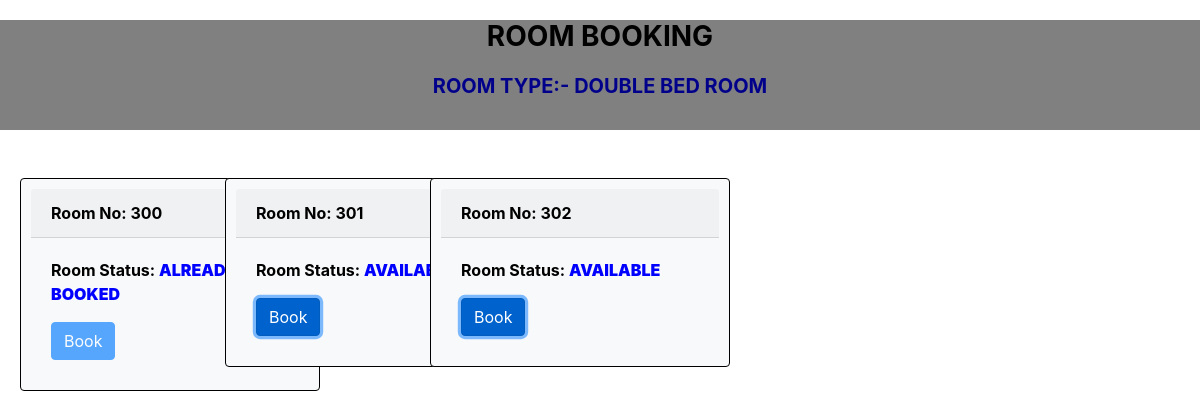
Page /project/doubleroom.php on the committed database.
### tables this page shows
CREATE TABLE `doubleroom` (
  `sno` int(11) NOT NULL,
  `roomno` int(11) NOT NULL,
  `customerid` int(10) NOT NULL,
  `child` int(11) NOT NULL,
  `adult` int(11) NOT NULL,
  `indate` date NOT NULL,
  `outdate` date NOT NULL,
  `status` int(11) NOT NULL,
  `customer_name` varchar(100) NOT NULL,
  `customer_mobile` varchar(100) NOT NULL,
  `customer_address` varchar(250) NOT NULL
);

### project/doubleroom.php (the view, shortened to what this page needs)
<!DOCTYPE html>
<html lang="en">
<head>
    <link rel="stylesheet" href="bootstrap.css">
</head>
<body>
<header class="header" id="header">
<div class="row1">
       	<div class="col-md-12">
       		<center><h3>ROOM BOOKING</h3></center>
               <center><h5>ROOM TYPE:- DOUBLE BED ROOM</h5></center><br>
       	</div>
</div>
<br><br>
<div class="row">
            <?php
                $connection = mysqli_connect("localhost","root","");
                $query = "select * from doubleroom";
                $query_run = mysqli_query($connection,$query);
                while($row = mysqli_fetch_assoc($query_run)){
                    ?>
                 <div class="col-md-2">
                     <div class="card bg-light" style="width: 300px">
                            <div class="card-header">Room No: <?php echo $row["roomno"]?></div>
                            <div class="card-body">
                            <p class="card-text">Room Status:
                            <?php
                                 if($row["status"]==0)
                                 {
                                    echo "<b>AVAILABLE</b>";
                                }
                                else
                                {
                                echo "<b>ALREADY BOOKED</b>";
                                }
                            ?>
                            </p>
                            <a href="book_room.php?rn=
                                <?php
                                    echo $row['roomno'] . "&rt=a";
                                ?>
                                " class="btn btn-primary
                                <?php
                                if($row["status"]==0)
                                {
                                    echo "active";
                                    }
                                    else
                                    {
                                        echo "disabled";
                                    }?>
                                    " role="button" aria-disabled=" <?php
                                    if($row['status']==0)
                                    {echo "false";}
                                    else{echo "true";}
                                    ?>">Book
                            </a>
                        </div>
                    </div>
                </div>
             <?php
                }
             ?>
</div><br><br>
</header>
</body>
</html>

### project/doubleroom.php (style rules this page uses)
.btn { margin-right: 15px; }
.col-md-12 { background-color:grey; }
.col-md-12 h3 { margin-top:20px; color:black; font-size: 25 px; font-weight: bolder; text-shadow: 2px 2px grey; }
.col-md-12 h5 { margin-top:20px; color:darkblue; font-size: 20 px; font-weight: bold; }
.card-header { color:BLACK; font-weight:bold; }
.row .card-text { color:BLACK; font-weight:bold; }
.row .card-text b { color:blue; }
.row .card { margin-left:20px; border: solid black 1px; width:33.33%; padding:10px; height: auto; }

### rows in the picture
doubleroom: roomno "300", status "ALREADY BOOKED"
doubleroom: roomno "301", status "AVAILABLE"
doubleroom: roomno "302", status "AVAILABLE"
